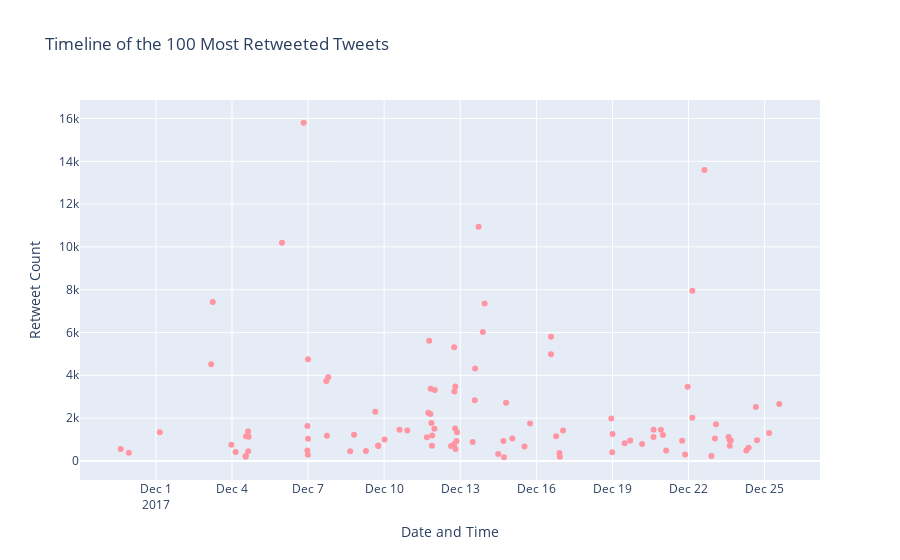

Write notebook code for a chart like this one.
### Code cell
df_sorted_rt = df.sort_values(by='retweetCount', ascending=False)
top_100_rt = df_sorted.head(100)
top_100_rt['created'] = pd.to_datetime(top_100_rt['created'])
pink_color = "#FF95A3"

fig = px.scatter(
    top_100_favorited,
    x='created',
    y='retweetCount',
    title='Timeline of the 100 Most Retweeted Tweets',
    labels={'created': 'Date and Time', 'retweetCount': 'Retweet Count'},
    color_discrete_sequence=[pink_color]
)

fig.update_xaxes(title_text='Date and Time')
fig.update_yaxes(title_text='Retweet Count')
fig.show()
